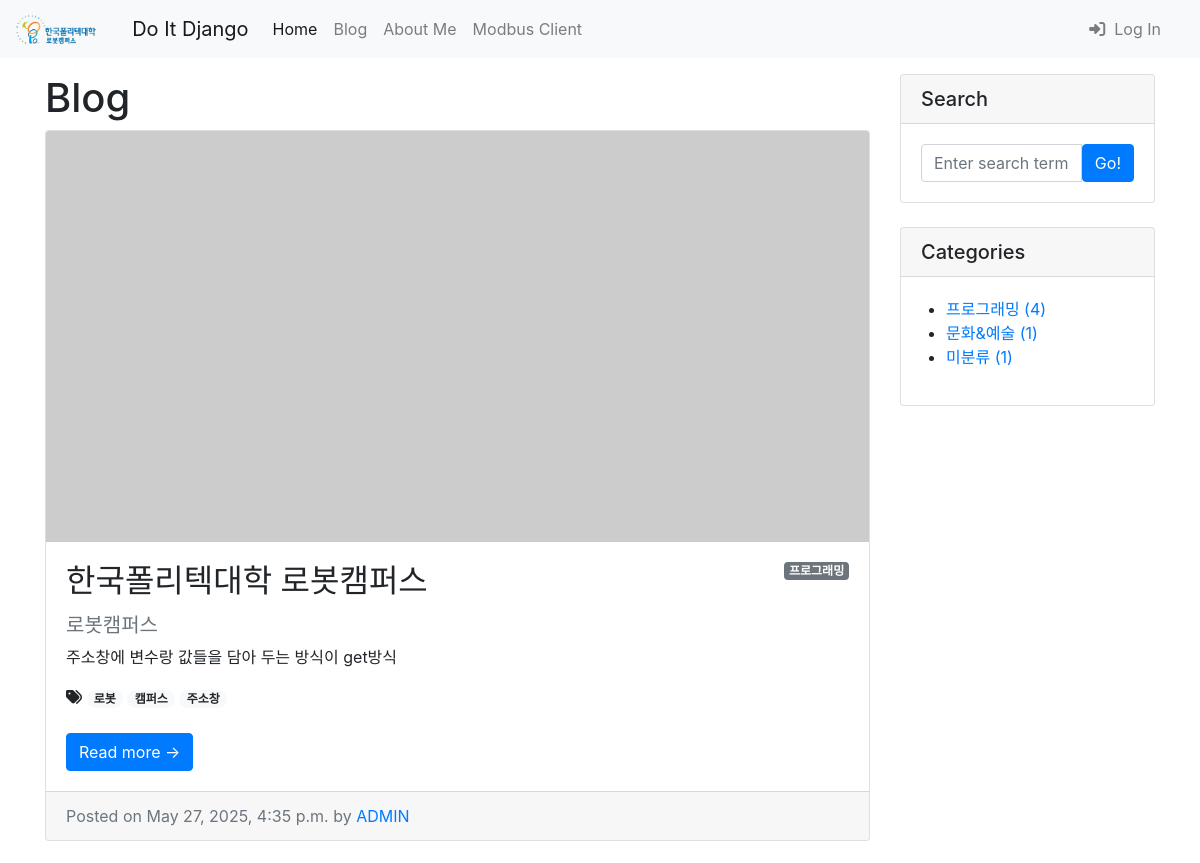
The page /blog/ (upper part) on the database as committed earlier.
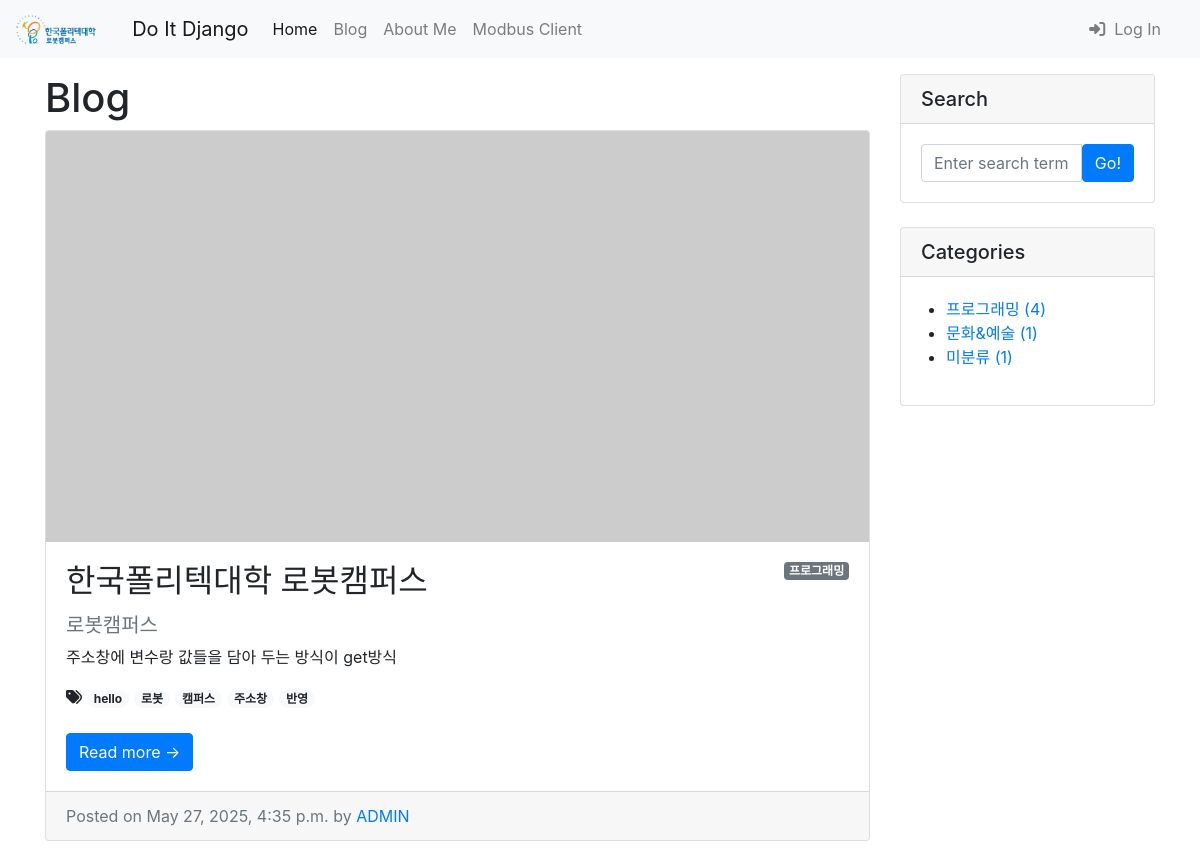
The same page on the database as committed later.
### blog/models.py (models this page shows, shortened)
class Post(models.Model):
    title = models.CharField(max_length=30)
    hook_text = models.CharField(max_length=100, blank=True)
    content = models.TextField()
    head_image = models.ImageField(upload_to='blog/images/%Y/%m/%d/', blank=True)
    file_upload = models.FileField(upload_to='blog/files/%Y/%m/%d/', blank=True)
    created_at = models.DateTimeField(auto_now_add=True)
    updated_at = models.DateTimeField(auto_now=True)
    author = models.ForeignKey(User, null=True, on_delete=models.SET_NULL)
    category = models.ForeignKey(Category, null=True, blank=True, on_delete=models.SET_NULL)
    tags = models.ManyToManyField(Tag, null=True, blank=True)
    def __str__(self):
        return f'[{self.pk}]{self.title} :: {self.author} :: category - {self.category}'
    def get_absolute_url(self):
        return f'/blog/{self.pk}/'

class Category(models.Model):
    name = models.CharField(max_length=50, unique=True)
    slug = models.SlugField(max_length=200, unique=True, allow_unicode=True)
    def __str__(self):
        return self.name
    def get_absolute_url(self):
        return f'/blog/category/{self.slug}/'
    class Meta:
        verbose_name_plural = 'Categories'

class Tag(models.Model):
    name = models.CharField(max_length=50)
    slug = models.SlugField(max_length=200, unique=True, allow_unicode=True)
    def __str__(self):
        return self.name
    def get_absolute_url(self):
        return f'/blog/tag/{self.slug}/'

### blog/views.py (the view)
# urls.py: path('', views.PostList.as_view()),
class PostList(ListView):
    model = Post
    ordering = '-pk'
    def get_context_data(self, **kwargs):
        context = super(PostList, self).get_context_data()
        context['categories'] = Category.objects.all()
        context['no_category_post_count'] = Post.objects.filter(category=None).count()
        return context

### blog/templates/blog/post_list.html (shortened to what this page needs)
{% extends 'blog/base.html' %}
{% block main_area %}
    <h1>Blog
    </h1>
    {% if post_list.exists %}
        {% for p in post_list %}
        <div class="card mb-4" id="post-{{ p.pk }}">
            {% if p.head_image %}
            <img class="card-img-top" src="{{ p.head_image.url }}" alt="{{ p }} head image" />
            {% else %}
            <img class="card-img-top" src="https://picsum.photos/seed/{{ p.id }}/800/400" alt="random_image">
            {% endif %}
            <div class="card-body">
                {% if p.category %}
                <span class="badge badge-secondary float-right">{{ p.category }}</span>
                {% else %}
                <span class="badge badge-secondary float-right">미분류</span>
                {% endif %}
                <h2 class="card-title">{{ p.title }}</h2>
                {% if p.hook_text %}
                <h5 class="text-muted">{{ p.hook_text }}</h5>
                {% endif %}
                <p class="card-text">{{ p.content | truncatewords:45 }}</p>
                {% if p.tags.exists %}
                    <i class="fas fa-tags"></i>
                    {% for tag in p.tags.iterator %}
                    <a href="{{ tag.get_absolute_url }}"><span class="badge badge-pill badge-light">{{ tag }}</span></a>
                    {% endfor %}
                    <br/>
                    <br/>
                {% endif %}
                <a href="{{ p.get_absolute_url }}" class="btn btn-primary">Read more →</a>
            </div>
            <div class="card-footer text-muted">
                    Posted on {{ p.created_at }} by
                    <a href="#">{{ p.author | upper }}</a>
            </div>
        </div>
        {% endfor %}
    {% else %}
        <h3>아직 게시물이 없습니다.</h3>
    {% endif %}
{% endblock %}

### blog/templates/blog/base.html (shortened to what this page needs)
<!DOCTYPE html>
{% load static %}
<html lang="ko">
    <head>
        <link rel="stylesheet" href="{% static 'blog/bootstrap/bootstrap.min.css' %}" media="screen">
    </head>
    <body>
        {% include 'blog/navbar.html' %}
        <div class="container my-3">
            <div class="row">
                <div class="col-md-8 col-lg-9" id="main-area">
                    {% block main_area %}
                    {% endblock %}
                </div>
                <div class="col-md-4 col-lg-3">
                    <div class="card mb-4">
                        <h5 class="card-header">Search</h5>
                        <div class="card-body">
                            <div class="input-group">
                                <input class="form-control" type="text" placeholder="Enter search term..." aria-label="Enter search term..." aria-describedby="button-search" />
                                <button class="btn btn-primary" id="button-search" type="button">Go!</button>
                            </div>
                        </div>
                    </div>
                    <div class="card mb-4" id="categories-card">
                        <h5 class="card-header">Categories</h5>
                        <div class="card-body">
                            <div class="row">
                                    <ul>
                                        {% for category in categories %}
                                        <li>
                                            <a href="{{ category.get_absolute_url }}">{{ category }} ({{ category.post_set.count }})</a>
                                        </li>
                                        {% endfor %}
                                        <li>
                                            <a href="/blog/category/no_category/">미분류 ({{ no_category_post_count }})</a>
                                        </li>
                                    </ul>
                                </div>
                            </div>
                        </div>
                    </div>
                </div>
            </div>
    </body>
</html>

Rows that differ between the two databases and show on the page:
changed Post "한국폴리텍대학 로봇캠퍼스": gains Tag (name "hello")
added Tag: name "반영"
